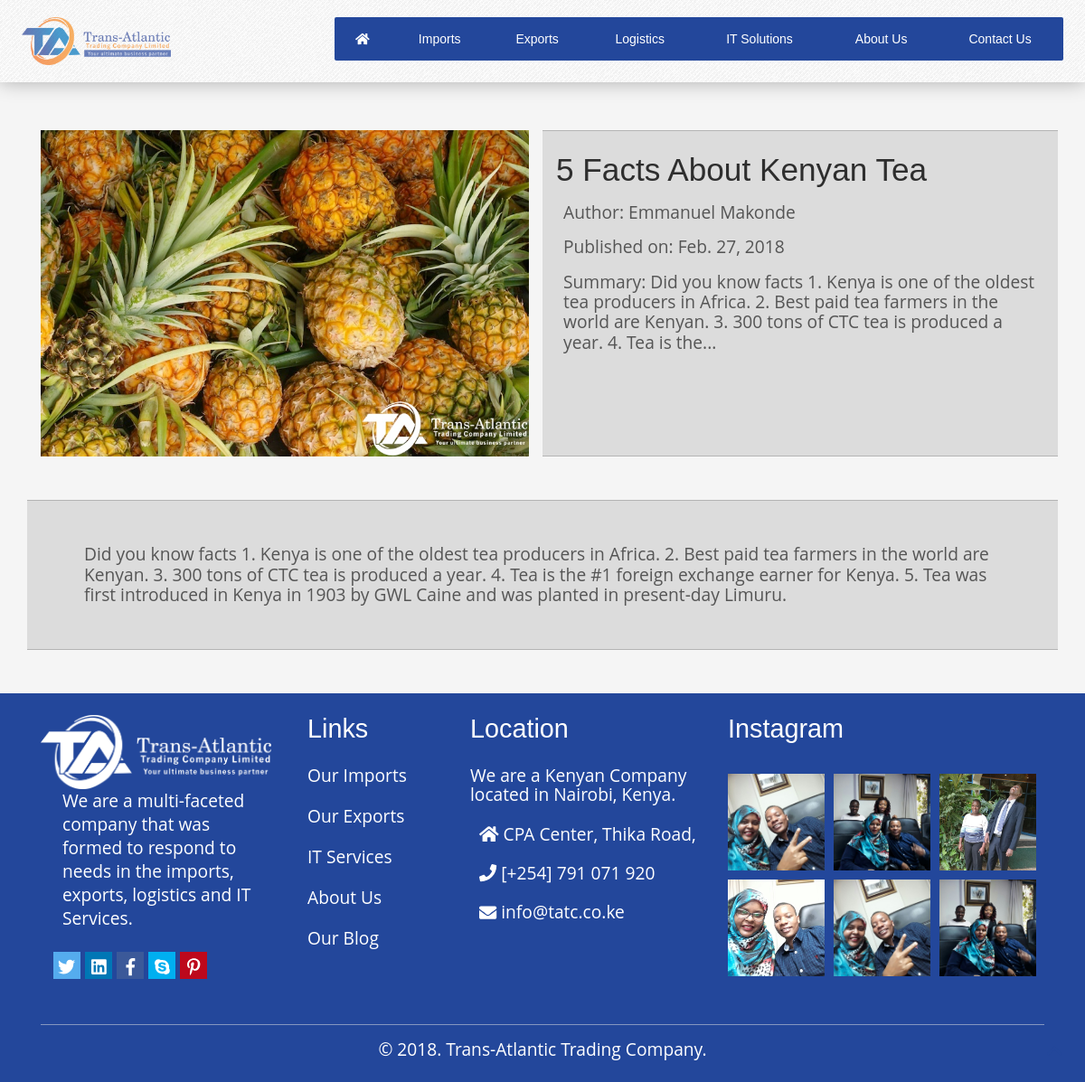
Page /articles/5-facts-about-kenyan-tea/ on the committed database.
### articles/models.py (models this page shows, shortened)
class Article(models.Model):
    title = models.CharField(max_length=100)
    slug = models.SlugField()
    body = models.TextField()
    date = models.DateField(auto_now_add=True)
    thumb = models.ImageField(default='default.png', blank=True)
    author = models.CharField(max_length=100, default='Emmanuel Makonde')
    def snippet(self):
        return self.body[:200] + "..."

### articles/views.py (the view)
# urls.py: url(r'^(?P<slug>[\w-]+)/$', views.article_detail, name='detail'),
def article_detail(request, slug):
    article = Article.objects.get(slug=slug)
    return render(request, 'articles/article_detail.html', {'article': article })

### articles/templates/articles/article_detail.html (shortened to what this page needs)
{% extends 'home/base.html' %}
{% load static %}
{% block nav %}{% include 'home/navbar.html' %}{% endblock nav %}
{% block content %}
<div class="container mt-5 mb-5 pt-5">
    <div class="article-detail mt-5">
        <div class="article">
            <div class="row">
                <div class="col-md-6">
                    <img class="img-fluid" src="{{ article.thumb.url }}" alt="">
                </div>
                <div class="col-md-6 pt-4 bordered">
                    <div class="pb-2">
                        <h2>{{ article.title }}</h2>
                    </div>
                    <div class="p-2">
                        <p>Author: {{ article.author }}</p>
                    </div>
                    <div class="p-2">
                        <p>Published on: {{ article.date }}</p>
                    </div>
                    <div class="p-2">
                        <p>Summary: {{ article.snippet }}</p>
                    </div>
                </div>
            </div>
            <div class="row">
                <div class="col-md-12 mt-5 bordered">
                    <div class="p-5">
                        <p>{{ article.body }}</p>
                    </div>
                </div>
            </div>
        </div>
    </div>
</div>
{% endblock content %}
{% block footer %}{% include 'home/footer.html' %}{% endblock footer %}

### home/static/home/css/nav/demo.css (style rules this page uses)
body { background-color: #f5f5f5; margin: 0px; padding: 0px; font-family: Arial, Helvetica, sans-serif; }
* { -webkit-box-sizing: border-box; -moz-box-sizing: border-box; box-sizing: border-box; text-decoration: none; -webkit-font-smoothing: antialiased; }

### home/static/home/css/hero.css (style rules this page uses)
* { box-sizing: border-box; }
body { margin: 0; font-family: 'Segoe UI', Tahoma, Geneva, Verdana, sans-serif; font-size: 1rem; font-weight: normal; line-height: 1.5; color: #333; overflow-x: hidden; }
.container { margin: auto; }

### home/static/home/css/preloader.css (style rules this page uses)
body { width: 100%; overflow-x: hidden; }

### rows in the picture
Article: thumb (picture), title "5 Facts About Kenyan Tea", author "Emmanuel Makonde", date "Feb. 27, 2018", snippet "Did you know facts 1. Kenya is one of the oldest tea producers in Africa. 2. Best paid tea farmers in the world are Kenyan. 3. 300 tons of CTC tea is produced a year. 4. Tea is the...", body "Did you know facts 1. Kenya is one of the oldest tea producers in Africa. 2. Best paid tea farmers in the world are Kenyan. 3. 300 tons of CTC tea is produced a year. 4. Tea is the #1 foreign exchange earner for Kenya. 5. Tea was first introduced in Kenya in 1903 by GWL Caine and was planted in present-day Limuru."
